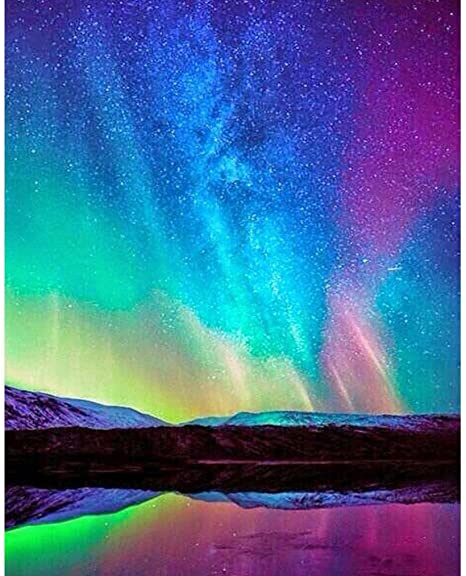
#> input picture k-means/data/test1.jpg, 466 x 576 px
$ jupyter execute K-Means.ipynb
#> lines starting #> are read from the running program, lines starting #| are printed output that depends on the picture
[cell 1]
import numpy as np
import matplotlib.pyplot as plt
import imageio

img = imageio.imread('data/test1.jpg')
#> img is the input picture: shape (576, 466, 3); mean R, G, B 69.4, 107.1, 149.9

plt.imshow(img)
plt.title('original')
plt.show()

[cell 2]
features = np.zeros((img.shape[0] * img.shape[1], 5))
for row in range(img.shape[0]):
    for col in range(img.shape[1]):
        features[row*img.shape[1] + col, :] = np.array([row, col,
            img[row, col, 0], img[row, col, 1], img[row, col, 2]])
features_normalized = features / features.max(axis = 0)

[cell 3]
features_normalized

[cell 4]
def draw_segments(im, pixel_clusters):
    '''
    In : Image and pixel clusters from the k-mean algorithm
    Output: Image with segmentations
    '''
    num_clusters = int(pixel_clusters.max()) + 1
    average_color = np.zeros((num_clusters, 3))
    cluster_count = np.zeros(num_clusters)

    for i in range(im.shape[0]):
        for j in range(im.shape[1]):
            c = pixel_clusters[i,j]
            cluster_count[c] += 1
            average_color[c, :] += im[i, j, :]

    for c in range(num_clusters):
        average_color[c,:] /= float(cluster_count[c])

    out_im = np.zeros_like(im)
    for i in range(im.shape[0]):
        for j in range(im.shape[1]):
            c = pixel_clusters[i,j]
            out_im[i,j,:] = average_color[c,:]

    return out_im

[cell 5]
def kmeans(im, X, k):
    '''
    In: Image, normalized array of feature and number of cluster(k)
    Out: Pixel Clusters
    '''
    sz = X.shape[0]
    init_cent_idx = np.random.choice(sz, k, replace=False)
    cent_X = X[init_cent_idx]

    distances = np.zeros((k, sz))
    assgn = np.zeros(sz)

    while(True):
        for i in range(k):
            distances[i, :] = np.linalg.norm(X - cent_X[i], axis=1)
        assgn = np.argmin(distances, axis=0)

        new_cent_X = np.zeros_like(cent_X)
        for i in range(k):
            new_cent_X[i] = np.mean(
            X[np.nonzero(assgn == i)],
            axis=0
          )
        if np.allclose(new_cent_X, cent_X):
            break

        cent_X = new_cent_X
    H, W, _ = im.shape
    return assgn.reshape((H, W))

[cell 6]
num_clusters = [3, 4, 5, 6]
for k in num_clusters:
    clustered_pixels = kmeans(img, features_normalized, k)
    cluster_im = draw_segments(img, clustered_pixels)
    plt.imshow(cluster_im)
    plt.title('K-means with %d clusters' % k)
    plt.show()
#> this loop made 4 passes
#> pass 1, `clustered_pixels = kmeans(img, features_normalized, k)`:
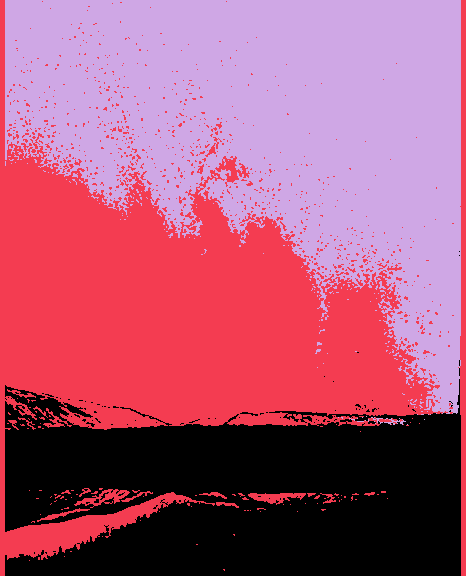
#> clustered_pixels: shape (576, 466) int64; 3 distinct labels, from 0 to 2; one colour per label, 0 black
#> pass 1, `cluster_im = draw_segments(img, clustered_pixels)`:
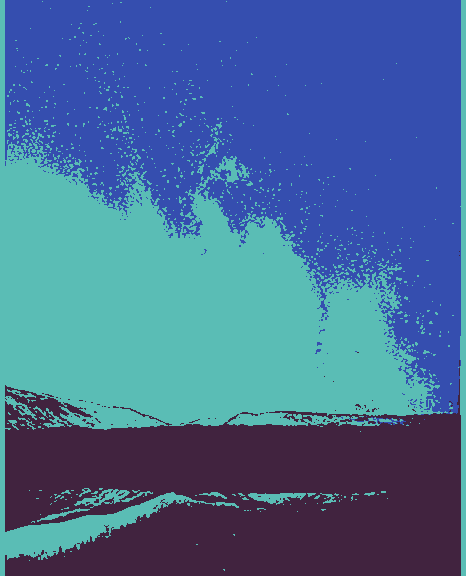
#> cluster_im: shape (576, 466, 3); mean R, G, B 69, 106.6, 149.5
#> pass 2, `clustered_pixels = kmeans(img, features_normalized, k)`:
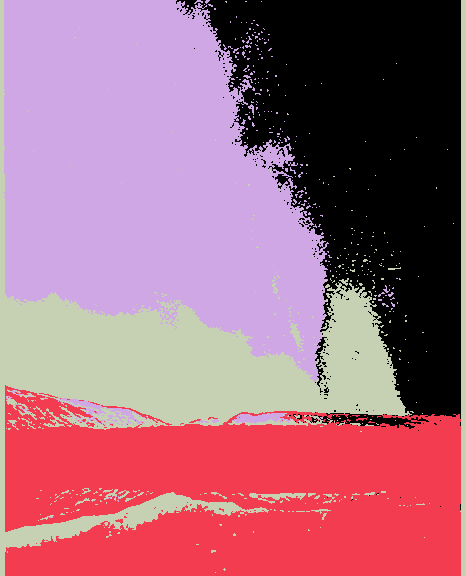
#> clustered_pixels: shape (576, 466) int64; 4 distinct labels, from 0 to 3; one colour per label, 0 black
#> pass 2, `cluster_im = draw_segments(img, clustered_pixels)`:
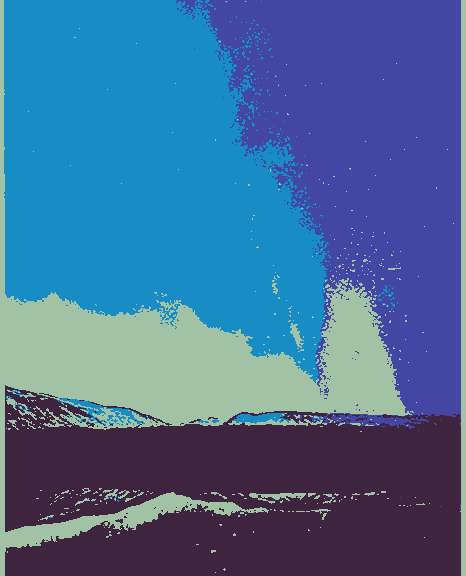
#> cluster_im: shape (576, 466, 3); mean R, G, B 68.7, 106.5, 149.3
